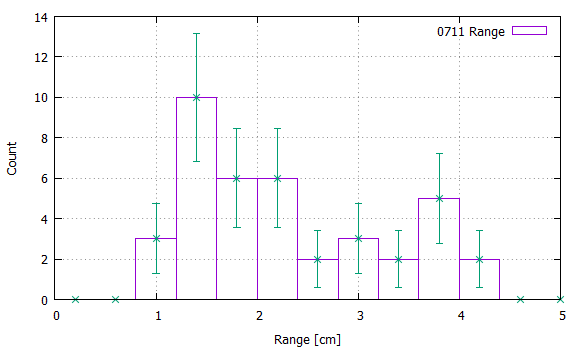

The script that drew this image:
#!/gnuplot
#
#    
#    	G N U P L O T
#    	Version 5.2 patchlevel 2    last modified 2017-11-15 
#    
#    	Copyright (C) 1986-1993, 1998, 2004, 2007-2017
#    	Thomas Williams, Colin Kelley and many others
#    
#    	gnuplot home:     http://www.gnuplot.info
#    	faq, bugs, etc:   type "help FAQ"
#    	immediate help:   type "help"  (plot window: hit 'h')
# set terminal wxt 0 enhanced
# set output
unset clip points
set clip one
unset clip two
set errorbars front 1.000000 
set border 31 front lt black linewidth 1.000 dashtype solid
set zdata 
set ydata 
set xdata 
set y2data 
set x2data 
set boxwidth
set style fill  empty border
set style rectangle back fc  bgnd fillstyle   solid 1.00 border lt -1
set style circle radius graph 0.02 
set style ellipse size graph 0.05, 0.03 angle 0 units xy
set dummy x, y
set format x "% h" 
set format y "% h" 
set format x2 "% h" 
set format y2 "% h" 
set format z "% h" 
set format cb "% h" 
set format r "% h" 
set ttics format "% h"
set timefmt "%d/%m/%y,%H:%M"
set angles radians
set tics back
set grid nopolar
set grid xtics nomxtics ytics nomytics noztics nomztics nortics nomrtics \
 nox2tics nomx2tics noy2tics nomy2tics nocbtics nomcbtics
set grid layerdefault   lt 0 linecolor 0 linewidth 0.500,  lt 0 linecolor 0 linewidth 0.500
unset raxis
set theta counterclockwise right
set style parallel front  lt black linewidth 2.000 dashtype solid
set key title "" center
set key fixed right top vertical Right noreverse enhanced autotitle nobox
set key noinvert samplen 4 spacing 1 width 0 height 0 
set key maxcolumns 0 maxrows 0
set key noopaque
unset label
unset arrow
set style increment default
unset style line
unset style arrow
set style histogram clustered gap 2 title textcolor lt -1
unset object
set style textbox transparent margins  1.0,  1.0 border  lt -1 linewidth  1.0
set offsets 0, 0, 0, 0
set pointsize 1
set pointintervalbox 1
set encoding sjis
unset polar
unset parametric
unset decimalsign
unset micro
unset minussign
set view 60, 30, 1, 1
set view azimuth 0
set rgbmax 255
set samples 100, 100
set isosamples 10, 10
set surface 
unset contour
set cntrlabel  format '%8.3g' font '' start 5 interval 20
set mapping cartesian
set datafile separator whitespace
unset hidden3d
set cntrparam order 4
set cntrparam linear
set cntrparam levels auto 5
set cntrparam points 5
set size ratio 0 1,1
set origin 0,0
set style data points
set style function lines
unset xzeroaxis
unset yzeroaxis
unset zzeroaxis
unset x2zeroaxis
unset y2zeroaxis
set xyplane relative 0.5
set tics scale  1, 0.5, 1, 1, 1
set mxtics default
set mytics default
set mztics default
set mx2tics default
set my2tics default
set mcbtics default
set mrtics default
set nomttics
set xtics border in scale 1,0.5 mirror norotate  autojustify
set xtics  norangelimit autofreq 
set ytics border in scale 1,0.5 mirror norotate  autojustify
set ytics  norangelimit autofreq 
set ztics border in scale 1,0.5 nomirror norotate  autojustify
set ztics  norangelimit autofreq 
unset x2tics
unset y2tics
set cbtics border in scale 1,0.5 mirror norotate  autojustify
set cbtics  norangelimit autofreq 
set rtics axis in scale 1,0.5 nomirror norotate  autojustify
set rtics  norangelimit autofreq 
unset ttics
set title "" 
set title  font "" norotate
set timestamp bottom 
set timestamp "" 
set timestamp  font "" norotate
set trange [ * : * ] noreverse nowriteback
set urange [ * : * ] noreverse nowriteback
set vrange [ * : * ] noreverse nowriteback
set xlabel "Range [cm]" 
set xlabel  font "" textcolor lt -1 norotate
set x2label "" 
set x2label  font "" textcolor lt -1 norotate
set xrange [ 0.00000 : 5.00000 ] noreverse nowriteback
set x2range [ * : * ] noreverse nowriteback
set ylabel "Count" 
set ylabel  font "" textcolor lt -1 rotate
set y2label "" 
set y2label  font "" textcolor lt -1 rotate
set yrange [ * : * ] noreverse nowriteback
set y2range [ * : * ] noreverse nowriteback
set zlabel "" 
set zlabel  font "" textcolor lt -1 norotate
set zrange [ * : * ] noreverse nowriteback
set cblabel "" 
set cblabel  font "" textcolor lt -1 rotate
set cbrange [ * : * ] noreverse nowriteback
set rlabel "" 
set rlabel  font "" textcolor lt -1 norotate
set rrange [ * : * ] noreverse nowriteback
unset logscale
unset jitter
set zero 1e-008
set lmargin  -1
set bmargin  -1
set rmargin  -1
set tmargin  -1
set locale "Japanese_Japan.932"
set pm3d explicit at s
set pm3d scansautomatic
set pm3d interpolate 1,1 flush begin noftriangles noborder corners2color mean
set pm3d nolighting
set palette positive nops_allcF maxcolors 0 gamma 1.5 color model RGB 
set palette rgbformulae 7, 5, 15
set colorbox default
set colorbox vertical origin screen 0.9, 0.2 size screen 0.05, 0.6 front  noinvert bdefault
set style boxplot candles range  1.50 outliers pt 7 separation 1 labels auto unsorted
set loadpath 
set fontpath 
set psdir
set fit brief errorvariables nocovariancevariables errorscaling prescale nowrap v5
GNUTERM = "wxt"
x = 0.0
## Last datafile plotted: "0711_hist01.dat"
plot "0711_hist01.dat" using 1:2 w boxes title "0711 Range", "0711_hist01.dat" using 1:2:3 with yerrorbars notitle
#    EOF
